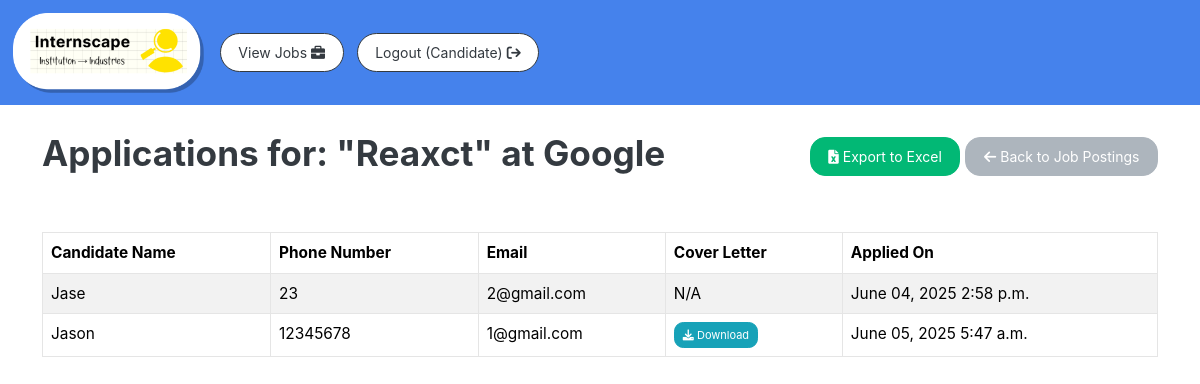
The page /job-postings/4/applications/ (signed in) on the database its author committed.
### webapp/models.py (models this page shows, shortened)
class Job(models.Model):
    company = models.ForeignKey(User, on_delete=models.CASCADE, related_name='jobs')
    company_name = models.CharField(max_length=255)
    title = models.CharField(max_length=255)
    description = models.TextField()
    salary_package = models.CharField(max_length=100)
    location = models.CharField(max_length=255)
    experience_required = models.PositiveIntegerField()
    skills_required = models.TextField()
    posted_at = models.DateTimeField(auto_now_add=True)

class Application(models.Model):
    job = models.ForeignKey(Job, on_delete=models.CASCADE, related_name='applications')
    candidate = models.ForeignKey(User, on_delete=models.CASCADE, related_name='applications')
    name = models.CharField(max_length=255,null=True)  # Added name field
    phone_number = models.CharField(max_length=15, blank=True, null=True)
    email = models.EmailField(blank=True, null=True)
    cover_letter_file = models.FileField(upload_to='cover_letters/', blank=True, null=True)
    applied_at = models.DateTimeField(auto_now_add=True)

### webapp/views.py (the view)
# urls.py: path('job-postings/<int:job_id>/applications/', views.job_applications_detail, name='job_applications_detail'),
@login_required(login_url='company-login')
def job_applications_detail(request, job_id):
    job = get_object_or_404(Job, pk=job_id)
    context = {
        'job': job,
    }
    return render(request, 'compapp/job_applications_detail.html', context)

### webapp/templates/compapp/job_applications_detail.html
{% extends 'webapp/base.html' %}
{% block content %}
<div class="d-flex justify-content-between align-items-center mb-4">
    <h2>Applications for: "{{ job.title }}" at {{ job.company_name }}</h2>
    <div>
        <a href="{% url 'export-applications' job.id %}" class="btn btn-success">
            <i class="fa fa-file-excel"></i> Export to Excel
        </a>
        <a href="{% url 'job-postings' %}" class="btn btn-secondary">
            <i class="fa fa-arrow-left"></i> Back to Job Postings
        </a>
    </div>
</div>
<br>
{% if job.applications.all %}
    <div class="table-responsive">
        <table class="table table-striped table-hover table-bordered">
            <thead class="thead-dark">
                <tr>
                    <th scope="col">Candidate Name</th>
                    <th scope="col">Phone Number</th>
                    <th scope="col">Email</th>
                    <th scope="col">Cover Letter</th>
                    <th scope="col">Applied On</th>
                </tr>
            </thead>
            <tbody>
                {% for app in job.applications.all %}
                    <tr>
                        <td>{{ app.name }}</td>
                        <td>{{ app.phone_number }}</td>
                        <td>{{ app.email }}</td>
                        <td>
                            {% if app.cover_letter_file %}
                                <a href="{{ app.cover_letter_file.url }}" target="_blank" rel="noopener noreferrer" class="btn btn-sm btn-info">
                                    <i class="fa fa-download"></i> Download
                                </a>
                            {% else %}
                                N/A
                            {% endif %}
                        </td>
                        <td>{{ app.applied_at|date:"F d, Y P" }}</td>
                    </tr>
                {% endfor %}
            </tbody>
        </table>
    </div>
{% else %}
    <div class="alert alert-info" role="alert">
        No applications received for this job yet.
    </div>
{% endif %}
{% endblock %}

### rows shown on the page
Job: title "Reaxct", company_name "Google"
Application: name "Jase", phone_number "23", email "2@gmail.com", cover_letter_file "N/A", applied_at "June 04, 2025 2:58 p.m."
Application: name "Jason", phone_number "12345678", email "1@gmail.com", applied_at "June 05, 2025 5:47 a.m."
